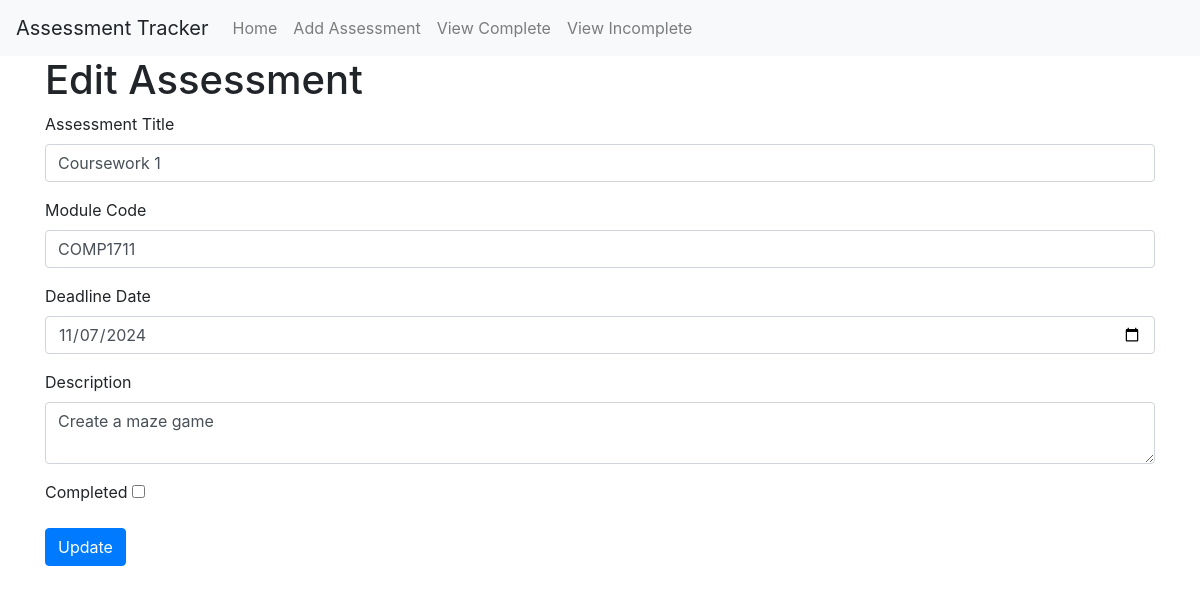
Screenshot of /edit_assessment/1 with the database file from the repository.
### app/models.py (models this page shows)
class Assessment(db.Model):
    id = db.Column(db.Integer, primary_key=True)
    title = db.Column(db.String(100), nullable=False)
    module_code = db.Column(db.String(100), nullable=False)
    deadline = db.Column(db.DateTime, nullable=False)
    description = db.Column(db.Text, nullable=False)
    completed = db.Column(db.Boolean, default=False)

### app/views.py (the view, shortened to what this page needs)
@app.route('/edit_assessment/<int:id>', methods=['GET', 'POST'])
def edit_assessment(id):
    assessment = Assessment.query.get_or_404(id)
    form = AssessmentForm(obj=assessment)
    for forms, errors in form.errors.items():
        for error in errors:
            flash(error)
    return render_template('edit.html', form=form)

### app/forms.py (shortened to what this page needs)
class AssessmentForm(FlaskForm):
    title = StringField('Assessment Title', validators=[DataRequired()])
    module_code = StringField('Module Code', validators=[DataRequired()])
    deadline = DateField('Deadline Date', validators=[DataRequired()])
    description = TextAreaField('Description', validators=[DataRequired()])
    completed = BooleanField('Completed')

### app/templates/edit.html (shortened to what this page needs)
{% extends "base.html" %}
{% block content %}
<h1>Edit Assessment</h1>
<form method="POST">
    <div class="form-group">
        {{ form.title.label(class="form-label") }} {{ form.title(class="form-control") }}
    </div>
    <div class="form-group">
        {{ form.module_code.label(class="form-label") }} {{ form.module_code(class="form-control") }}
    </div>
    <div class="form-group">
        {{ form.deadline.label(class="form-label") }} {{ form.deadline(class="form-control") }}
    </div>
    <div class="form-group">
        {{ form.description.label(class="form-label") }} {{ form.description(class="form-control") }}
    </div>
    <div class="form-group">
        {{ form.completed.label(class="form-label") }} {{ form.completed() }}
    </div>
    <button type="submit" class="btn btn-primary">Update</button>
</form>
{% endblock %}

### rows the page displays
Assessment: title "Coursework 1", module_code "COMP1711", deadline "11/07/2024", description "Create a maze game"
